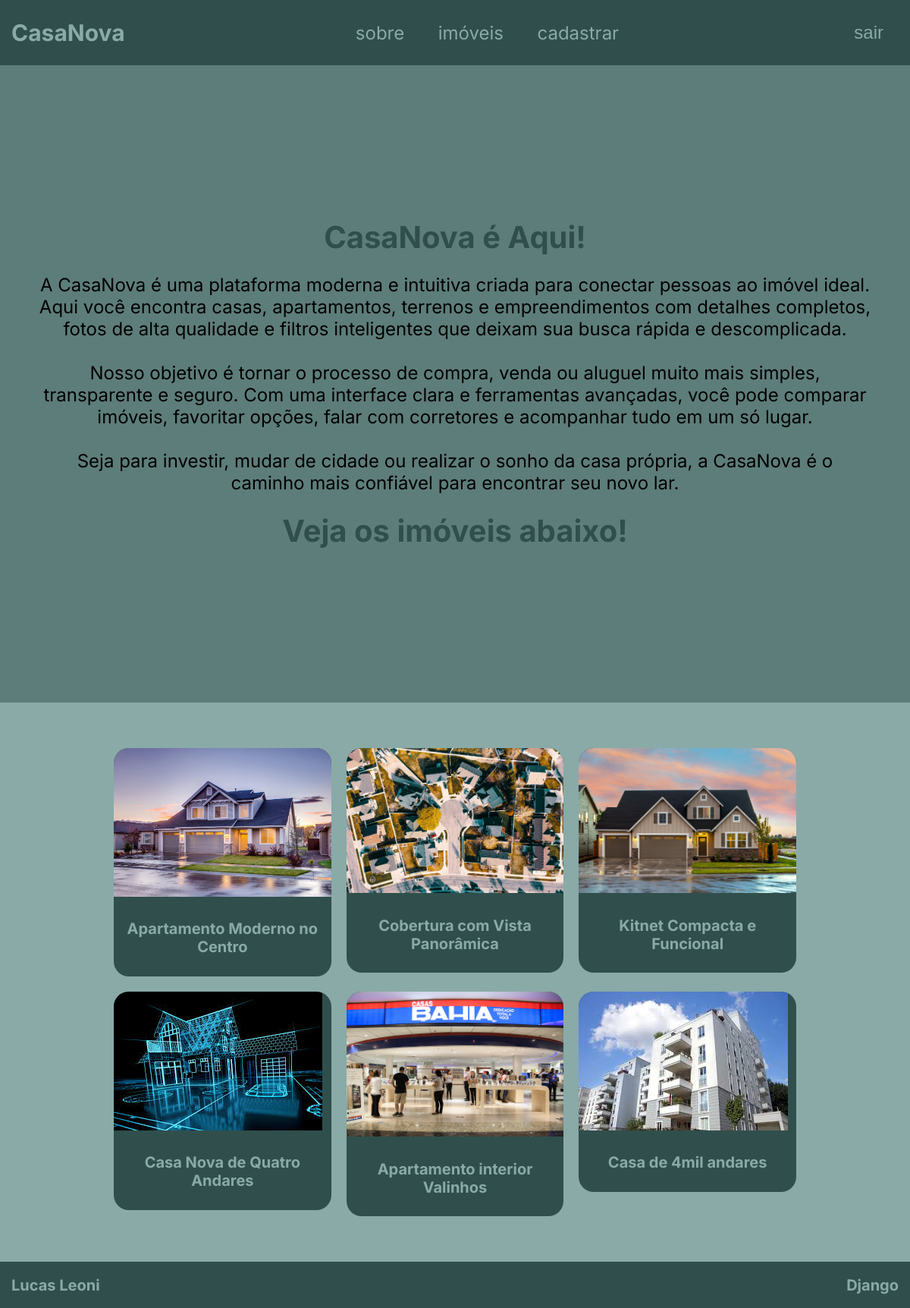
The app's page / (signed in) with its own data.
### imobiliaria/models.py (models this page shows, shortened)
class Imovel(models.Model):
    titulo = models.CharField(max_length=150)
    descricao = models.TextField()
    preco = models.DecimalField(max_digits=10, decimal_places=2)
    foto_principal = models.ImageField(upload_to='imobiliaria/media/')
    disponivel = models.BooleanField(default=True)
    corretor = models.ForeignKey(Corretor, on_delete=models.CASCADE)
    criado_por = models.ForeignKey(User, on_delete=models.SET_NULL, null=True)

### imobiliaria/views.py (the view)
# urls.py: path('', ImovelList.as_view(), name="imovel-list"),
class ImovelList(ListView):
    model = Imovel
    template_name = 'pages/list-imoveis.html'
    context_object_name = "imoveis"

### imobiliaria/templates/pages/list-imoveis.html
{% extends 'base/base.html' %}
{% block content %}
    <section class="about" id="about">
    <div class="about-container">
        <h1>CasaNova é Aqui!</h1>
        <p>
        A CasaNova é uma plataforma moderna e intuitiva criada para conectar
        pessoas ao imóvel ideal. Aqui você encontra casas, apartamentos, terrenos
        e empreendimentos com detalhes completos, fotos de alta qualidade e
        filtros inteligentes que deixam sua busca rápida e descomplicada.
        <br />
        <br />
        Nosso objetivo é tornar o processo de compra, venda ou aluguel muito mais
        simples, transparente e seguro. Com uma interface clara e ferramentas
        avançadas, você pode comparar imóveis, favoritar opções, falar com
        corretores e acompanhar tudo em um só lugar.
        <br />
        <br />
        Seja para investir, mudar de cidade ou realizar o sonho da casa própria, a
        CasaNova é o caminho mais confiável para encontrar seu novo lar.
        </p>
        <h1>Veja os imóveis abaixo!</h1>
    </div>
    </section>
    {% if user.is_authenticated %}
    <section class="imovel" id="imovel">
    <div class="imovel-container">
        <div class="imovel-grid">
        {% for imovel in imoveis %}
            {% if imovel.disponivel == True and imovel.preco < 500000 %}
                {% include 'partials/imovel.html' %}
            {% endif %}
        {% endfor %}
        </div>
    </div>
    </section>
    {% endif %}
{% endblock content %}

### imobiliaria/templates/partials/imovel.html
<a href="{% url 'imobiliaria:imovel-detail' imovel.id %}" style="text-decoration: none">
  <div class="imovel-card">
    <img src="{{ imovel.foto_principal.url }}" />
    <h1>{{ imovel.titulo }}</h1>
  </div>
</a>

### imobiliaria/static/css/styles.css (style rules this page uses)
html { scroll-behavior: smooth; font-size: 62.5%; }
body { padding: 0; margin: 0; height: 100%; font-size: 1.6rem; font-family: 'Inter', sans-serif; box-sizing: border-box; }
:root { --c1: #304F4C; --c2: #5D7D7A; --c3: #89AAA7; --c4: #FFF; }
.about { background-color: var(--c2); height: 100vh; padding: 2rem 5rem; display: flex; justify-content: center; }
.about-container { display: flex; flex-direction: column; align-self: center; }
.about h1 { font-size: 4rem; margin: 0; text-align: center; color: var(--c1); }
.about p { font-size: 2.4rem; text-align: center; }
.imovel { background-color: var(--c3); height: 100%; }
.imovel-container { width: 90rem; margin: 0 auto; padding: 6rem ; }
.imovel-grid { display: grid; gap: 2rem; grid-template-columns: repeat(auto-fit, minmax(280px, 1fr)); }
.imovel-card { border-radius: 2rem; background-color: var(--c1); height: fit-content; overflow: hidden; object-fit: cover; transition: all 0.3s ease; }
.imovel-card img { max-width: 100%; }
.imovel-card h1 { font-size: 2rem; padding: 1rem; text-align: center; color: var(--c3); }

### records on screen
Imovel: foto_principal (picture), titulo "Apartamento Moderno no Centro"
Imovel: foto_principal (picture), titulo "Cobertura com Vista Panorâmica"
Imovel: foto_principal (picture), titulo "Kitnet Compacta e Funcional"
Imovel: foto_principal (picture), titulo "Casa Nova de Quatro Andares"
Imovel: foto_principal (picture), titulo "Apartamento interior Valinhos"
Imovel: foto_principal (picture), titulo "Casa de 4mil andares"
